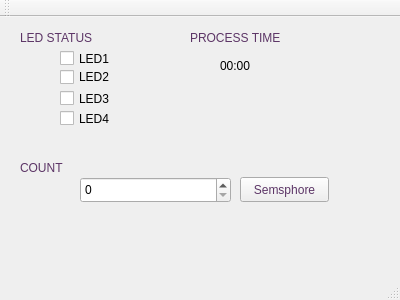
<?xml version="1.0" encoding="UTF-8"?>
<ui version="4.0">
 <class>final_lab</class>
 <widget class="QMainWindow" name="final_lab">
  <property name="geometry">
   <rect>
    <x>0</x>
    <y>0</y>
    <width>400</width>
    <height>300</height>
   </rect>
  </property>
  <property name="windowTitle">
   <string>final_lab</string>
  </property>
  <widget class="QWidget" name="centralWidget">
   <widget class="QCheckBox" name="LED1">
    <property name="geometry">
     <rect>
      <x>60</x>
      <y>30</y>
      <width>92</width>
      <height>23</height>
     </rect>
    </property>
    <property name="text">
     <string>LED1</string>
    </property>
   </widget>
   <widget class="QCheckBox" name="LED2">
    <property name="geometry">
     <rect>
      <x>60</x>
      <y>50</y>
      <width>92</width>
      <height>20</height>
     </rect>
    </property>
    <property name="text">
     <string>LED2</string>
    </property>
   </widget>
   <widget class="QCheckBox" name="LED3">
    <property name="geometry">
     <rect>
      <x>60</x>
      <y>70</y>
      <width>92</width>
      <height>23</height>
     </rect>
    </property>
    <property name="text">
     <string>LED3</string>
    </property>
   </widget>
   <widget class="QCheckBox" name="LED4">
    <property name="geometry">
     <rect>
      <x>60</x>
      <y>90</y>
      <width>92</width>
      <height>23</height>
     </rect>
    </property>
    <property name="text">
     <string>LED4</string>
    </property>
   </widget>
   <widget class="QLabel" name="label">
    <property name="geometry">
     <rect>
      <x>20</x>
      <y>10</y>
      <width>111</width>
      <height>21</height>
     </rect>
    </property>
    <property name="styleSheet">
     <string notr="true">font: 75 18pt &quot;Karumbi&quot;;
color: rgb(92, 53, 102);</string>
    </property>
    <property name="text">
     <string>LED STATUS</string>
    </property>
   </widget>
   <widget class="QLabel" name="label_2">
    <property name="geometry">
     <rect>
      <x>190</x>
      <y>10</y>
      <width>121</width>
      <height>21</height>
     </rect>
    </property>
    <property name="styleSheet">
     <string notr="true">font: 75 18pt &quot;Karumbi&quot;;
color: rgb(92, 53, 102);</string>
    </property>
    <property name="text">
     <string>PROCESS TIME</string>
    </property>
   </widget>
   <widget class="QSpinBox" name="Count">
    <property name="geometry">
     <rect>
      <x>80</x>
      <y>160</y>
      <width>151</width>
      <height>26</height>
     </rect>
    </property>
   </widget>
   <widget class="QLabel" name="label_3">
    <property name="geometry">
     <rect>
      <x>20</x>
      <y>140</y>
      <width>111</width>
      <height>21</height>
     </rect>
    </property>
    <property name="styleSheet">
     <string notr="true">font: 75 18pt &quot;Karumbi&quot;;
color: rgb(92, 53, 102);</string>
    </property>
    <property name="text">
     <string>COUNT</string>
    </property>
   </widget>
   <widget class="QPushButton" name="Semophore">
    <property name="geometry">
     <rect>
      <x>240</x>
      <y>160</y>
      <width>89</width>
      <height>25</height>
     </rect>
    </property>
    <property name="styleSheet">
     <string notr="true">font: 75 10pt &quot;Purisa&quot;;
color: rgb(92, 53, 102);</string>
    </property>
    <property name="text">
     <string>Semsphore</string>
    </property>
   </widget>
   <widget class="QLabel" name="process_time">
    <property name="geometry">
     <rect>
      <x>220</x>
      <y>40</y>
      <width>67</width>
      <height>17</height>
     </rect>
    </property>
    <property name="text">
     <string>00:00</string>
    </property>
   </widget>
  </widget>
  <widget class="QMenuBar" name="menuBar">
   <property name="geometry">
    <rect>
     <x>0</x>
     <y>0</y>
     <width>400</width>
     <height>22</height>
    </rect>
   </property>
  </widget>
  <widget class="QToolBar" name="mainToolBar">
   <attribute name="toolBarArea">
    <enum>TopToolBarArea</enum>
   </attribute>
   <attribute name="toolBarBreak">
    <bool>false</bool>
   </attribute>
  </widget>
  <widget class="QStatusBar" name="statusBar"/>
 </widget>
 <layoutdefault spacing="6" margin="11"/>
 <resources/>
 <connections/>
</ui>
